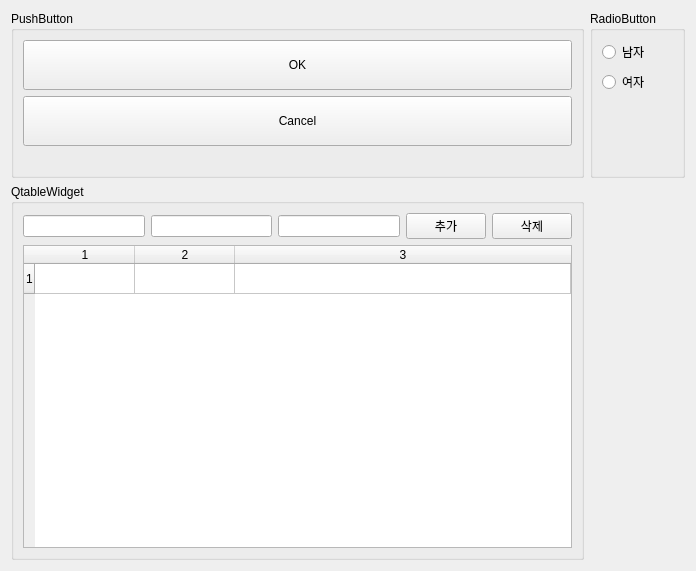
<?xml version="1.0" encoding="UTF-8"?>
<ui version="4.0">
 <class>Form</class>
 <widget class="QWidget" name="Form">
  <property name="geometry">
   <rect>
    <x>0</x>
    <y>0</y>
    <width>696</width>
    <height>571</height>
   </rect>
  </property>
  <property name="windowTitle">
   <string>push &amp; radio btns</string>
  </property>
  <layout class="QGridLayout" name="gridLayout_2">
   <item row="0" column="0">
    <widget class="QGroupBox" name="pushbtns">
     <property name="title">
      <string>PushButton</string>
     </property>
     <layout class="QGridLayout" name="gridLayout">
      <item row="0" column="0">
       <layout class="QVBoxLayout" name="verticalLayout">
        <item>
         <widget class="QPushButton" name="btn_OK">
          <property name="minimumSize">
           <size>
            <width>0</width>
            <height>50</height>
           </size>
          </property>
          <property name="text">
           <string>OK</string>
          </property>
         </widget>
        </item>
        <item>
         <widget class="QPushButton" name="btn_Cancel">
          <property name="minimumSize">
           <size>
            <width>0</width>
            <height>50</height>
           </size>
          </property>
          <property name="text">
           <string>Cancel</string>
          </property>
         </widget>
        </item>
        <item>
         <widget class="QLabel" name="lbl_push_res">
          <property name="text">
           <string/>
          </property>
         </widget>
        </item>
       </layout>
      </item>
     </layout>
    </widget>
   </item>
   <item row="0" column="1">
    <widget class="QGroupBox" name="radiobtns">
     <property name="title">
      <string>RadioButton</string>
     </property>
     <layout class="QGridLayout" name="gridLayout_3">
      <item row="0" column="0">
       <layout class="QVBoxLayout" name="verticalLayout_2">
        <item>
         <widget class="QRadioButton" name="Man">
          <property name="text">
           <string>남자</string>
          </property>
         </widget>
        </item>
        <item>
         <widget class="QRadioButton" name="Woman">
          <property name="text">
           <string>여자</string>
          </property>
         </widget>
        </item>
        <item>
         <widget class="QLabel" name="lbl_rb_res">
          <property name="text">
           <string/>
          </property>
         </widget>
        </item>
       </layout>
      </item>
     </layout>
    </widget>
   </item>
   <item row="1" column="0">
    <widget class="QGroupBox" name="groupBox">
     <property name="title">
      <string>QtableWidget</string>
     </property>
     <layout class="QGridLayout" name="gridLayout_4">
      <item row="0" column="0">
       <layout class="QVBoxLayout" name="verticalLayout_3">
        <item>
         <layout class="QHBoxLayout" name="horizontalLayout">
          <item>
           <widget class="QLineEdit" name="le_01"/>
          </item>
          <item>
           <widget class="QLineEdit" name="le_02"/>
          </item>
          <item>
           <widget class="QLineEdit" name="le_03"/>
          </item>
          <item>
           <widget class="QPushButton" name="btn_input">
            <property name="text">
             <string>추가</string>
            </property>
           </widget>
          </item>
          <item>
           <widget class="QPushButton" name="btn_del">
            <property name="text">
             <string>삭제</string>
            </property>
           </widget>
          </item>
         </layout>
        </item>
        <item>
         <widget class="QTableWidget" name="tableWidget">
          <property name="gridStyle">
           <enum>Qt::SolidLine</enum>
          </property>
          <property name="rowCount">
           <number>1</number>
          </property>
          <property name="columnCount">
           <number>3</number>
          </property>
          <attribute name="horizontalHeaderCascadingSectionResizes">
           <bool>false</bool>
          </attribute>
          <attribute name="horizontalHeaderShowSortIndicator" stdset="0">
           <bool>false</bool>
          </attribute>
          <attribute name="horizontalHeaderStretchLastSection">
           <bool>true</bool>
          </attribute>
          <attribute name="verticalHeaderCascadingSectionResizes">
           <bool>false</bool>
          </attribute>
          <attribute name="verticalHeaderStretchLastSection">
           <bool>false</bool>
          </attribute>
          <row/>
          <column/>
          <column/>
          <column/>
         </widget>
        </item>
       </layout>
      </item>
     </layout>
    </widget>
   </item>
  </layout>
 </widget>
 <resources/>
 <connections/>
</ui>
